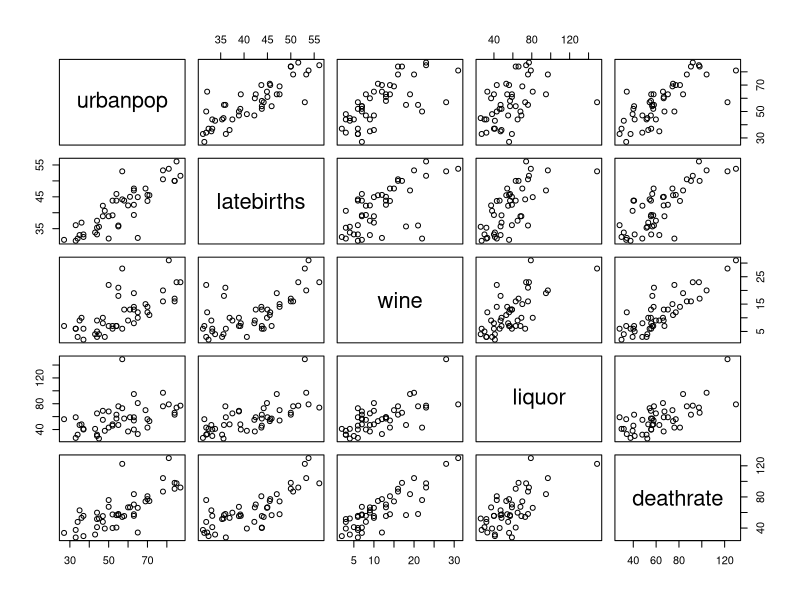
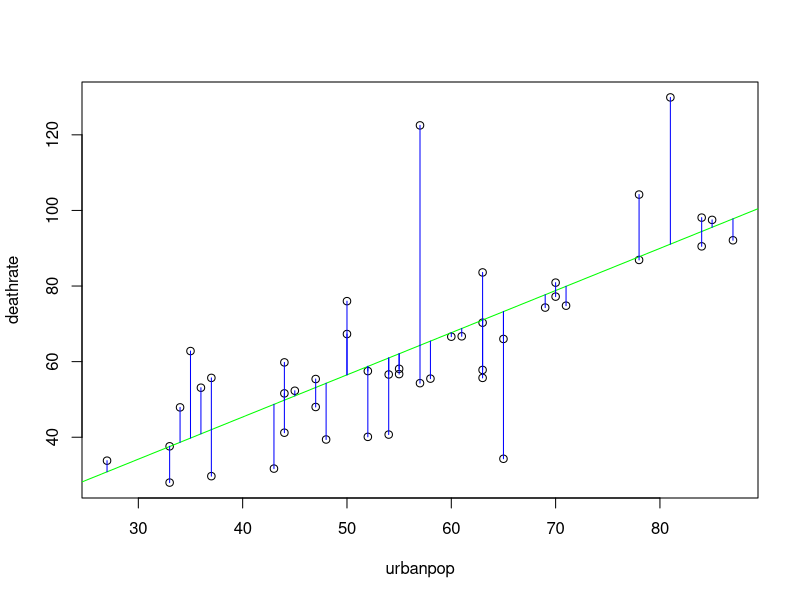

The R script that drew these images, in order:
## ---- chunk 1
library(leaps)
rm(list=ls())
## ---- chunk 2
# load the dataset
data = read.table("cirrhosis.data",header = TRUE)
attach(data)
## ---- chunk 3
pairs(data)
cor(data)
## ---- chunk 4
fit = lm(deathrate ~ urbanpop)
summary(fit)
Yhat = fitted(fit)
plot(urbanpop,deathrate)
abline(fit, col="green")
segments(urbanpop,Yhat,urbanpop,deathrate,col="blue")
## ---- chunk 5
fit_w = lm(deathrate ~ wine)
summary(fit_w)
fit_l = lm(deathrate ~ liquor)
summary(fit_l)
fit_lb = lm(deathrate ~ latebirths)
summary(fit_lb)
## ---- chunk 6
fit_m = lm(deathrate ~ urbanpop + latebirths + wine + liquor)
summary(fit_m)

regfit = regsubsets(deathrate ~ urbanpop + latebirths + wine + liquor, data=data, nvmax=2)
summary(regfit)
## ---- chunk 7
fit1 = lm(deathrate ~ wine + latebirths)
fit2 = lm(deathrate ~ wine + latebirths + wine:latebirths)
summary(fit1)
summary(fit2)
anova(fit1, fit2)
## ---- chunk 8
detach(data)
